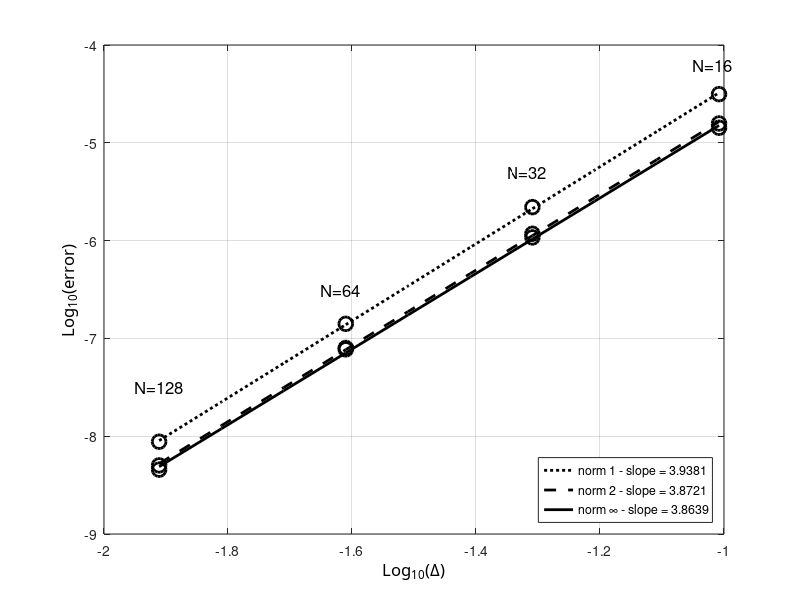

Write the MATLAB code that produced this figure.
clc; clear all; close all;

radius=1;
N=[16 32 64 128];
dx=2*pi*radius./(4*N);
e1=[3.1446e-5 2.2000e-6 1.4092e-7 8.7856e-9];
e2=[1.5759e-5 1.1752e-6 7.9823e-8 5.0291e-9];
e3=[1.4251e-5 1.0776e-6 7.7308e-8 4.5510e-9];

% e1=[6.9356e-6 4.4315e-7 2.8338e-8 1.7687e-9];
% e2=[4.3733e-6 2.9918e-7 1.9272e-8 1.2084e-9];
% e3=[6.2809e-6 4.3611e-7 2.7803e-8 1.7354e-9];

ldx=log10(dx);
le1=log10(e1);
le2=log10(e2);
le3=log10(e3);

%% plot 1
figure(11); 
%% curve 1
hl1=plot(ldx,le1,'ok');
set(hl1,'LineWidth',2.0);
set(hl1,'MarkerSize',10);
set(hl1,'MarkerEdgeColor','k');

hold on;
[a1,b1]=polyfit(ldx,le1,1);
tt=linspace(min(ldx),max(ldx),10);
lsq1=a1(2)+a1(1)*tt;
% %% courbes...
%hlf1=plot(tt,lsq1,'-r');
hlf1=plot(tt,lsq1,':k');
set(hlf1,'LineWidth',2.0);


%% curve 2
hl1=plot(ldx,le2,'ok');
set(hl1,'LineWidth',2.0);
set(hl1,'MarkerSize',10);
set(hl1,'MarkerEdgeColor','k');

hold on;
[a2,b1]=polyfit(ldx,le2,1);
tt=linspace(min(ldx),max(ldx),10);
lsq1=a2(2)+a2(1)*tt;
% %% courbes...
%hlf2=plot(tt,lsq1,'-b');
hlf2=plot(tt,lsq1,'--k');
set(hlf2,'LineWidth',2.0);

%% curve 3
hl1=plot(ldx,le3,'ok');
set(hl1,'LineWidth',2.0);
set(hl1,'MarkerSize',10);
set(hl1,'MarkerEdgeColor','k');

hold on;
[a3,b1]=polyfit(ldx,le3,1);
tt=linspace(min(ldx),max(ldx),10);
lsq1=a3(2)+a3(1)*tt;
% %% courbes...
%hlf3=plot(tt,lsq1,'-g');
hlf3=plot(tt,lsq1,'-k');
set(hlf3,'LineWidth',2.0);

ha=gca;
xa=get(gca,'Xlabel');
set(ha,'Xgrid','on');
set(xa,'String','Log_{10}(\Delta)');
set (xa,'FontName','Calibri');
set(xa,'FontSize',12);

% ylabel
ha=gca;
ya=get(gca,'Ylabel');
set(ha,'Ygrid','on');
set(ya,'String','Log_{10}(error)');
set (ya,'FontName','Calibri');
set(ya,'FontSize',12);

%% legend
legend([hlf1,hlf2,hlf3],{['norm 1 - slope = ' num2str(a1(1))],['norm 2 - slope = ' num2str(a2(1))],['norm \infty - slope = ' num2str(a3(1))]},'Location','SouthEast')

ht=text('Position',[-1.95,-7.5,0],'String','N=128');
set(ht,'FontSize',12);
ht=text('Position',[-1.65,-6.5,0],'String','N=64');
set(ht,'FontSize',12);
ht=text('Position',[-1.35,-5.3,0],'String','N=32');
set(ht,'FontSize',12);
ht=text('Position',[-1.05,-4.2,0],'String','N=16');
set(ht,'FontSize',12);
